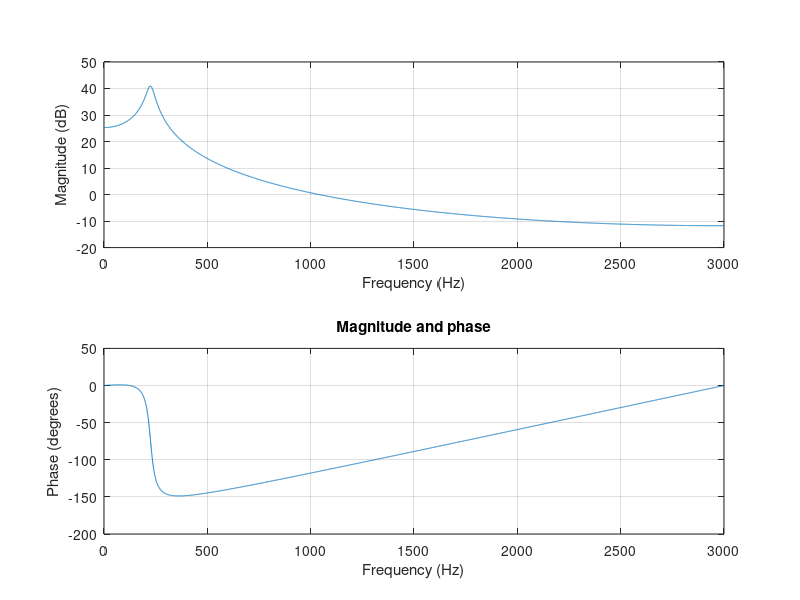
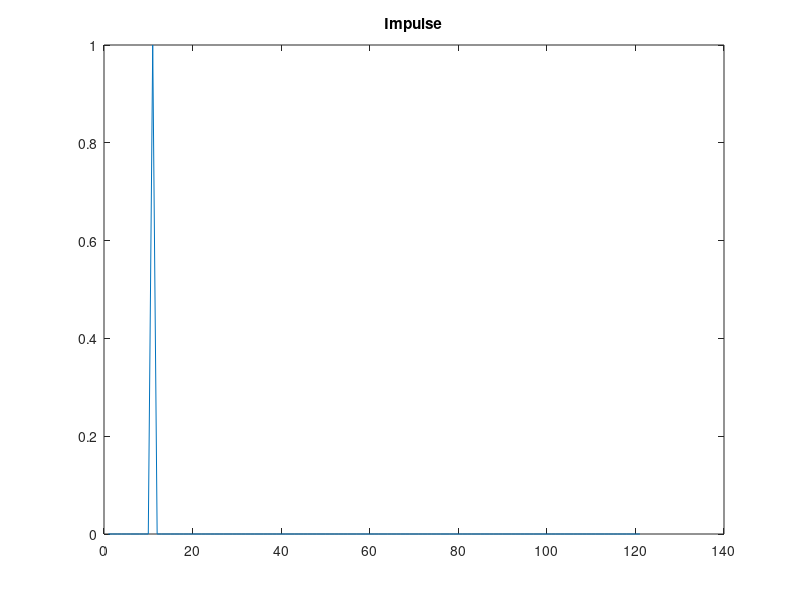
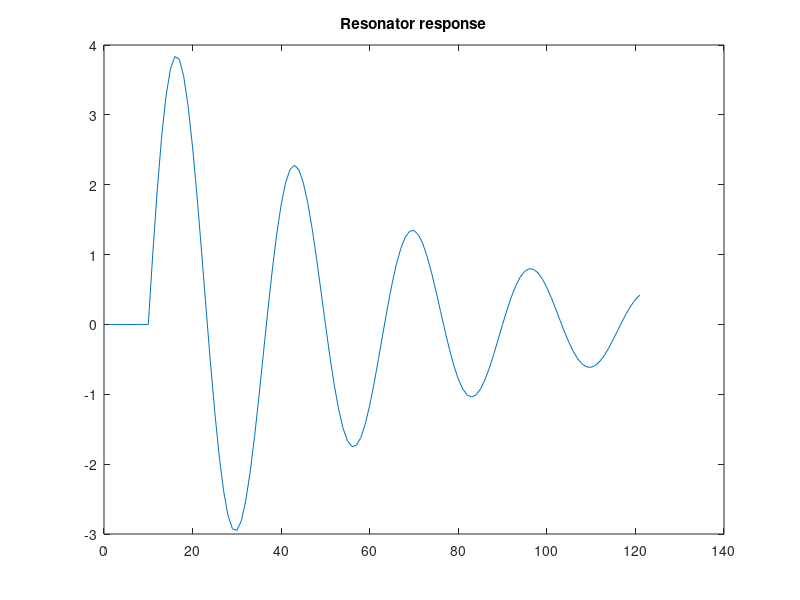

Reproduce these figures in MATLAB, in order.
clc;
close all;
clear all;

%--------PART A--------------
f = 300;
Fs = 8000; 
T = 1/Fs;
B = 50; 

f1 = 1;
f2 = -2*exp(-pi*B*T)*cos(2*pi*f*T);
f3 = exp(-2*pi*B*T);

a=1;
b=[f1,f2,f3];

figure,freqz(a,b,6000,6000);
title('Magnitude and phase');

%-------PART B---------------
impulse = [zeros(1,10) 1 zeros(1,110)];
y = filter(a,b,impulse);
figure, plot(impulse);
title('Impulse');
figure, plot(y);
title('Resonator response');